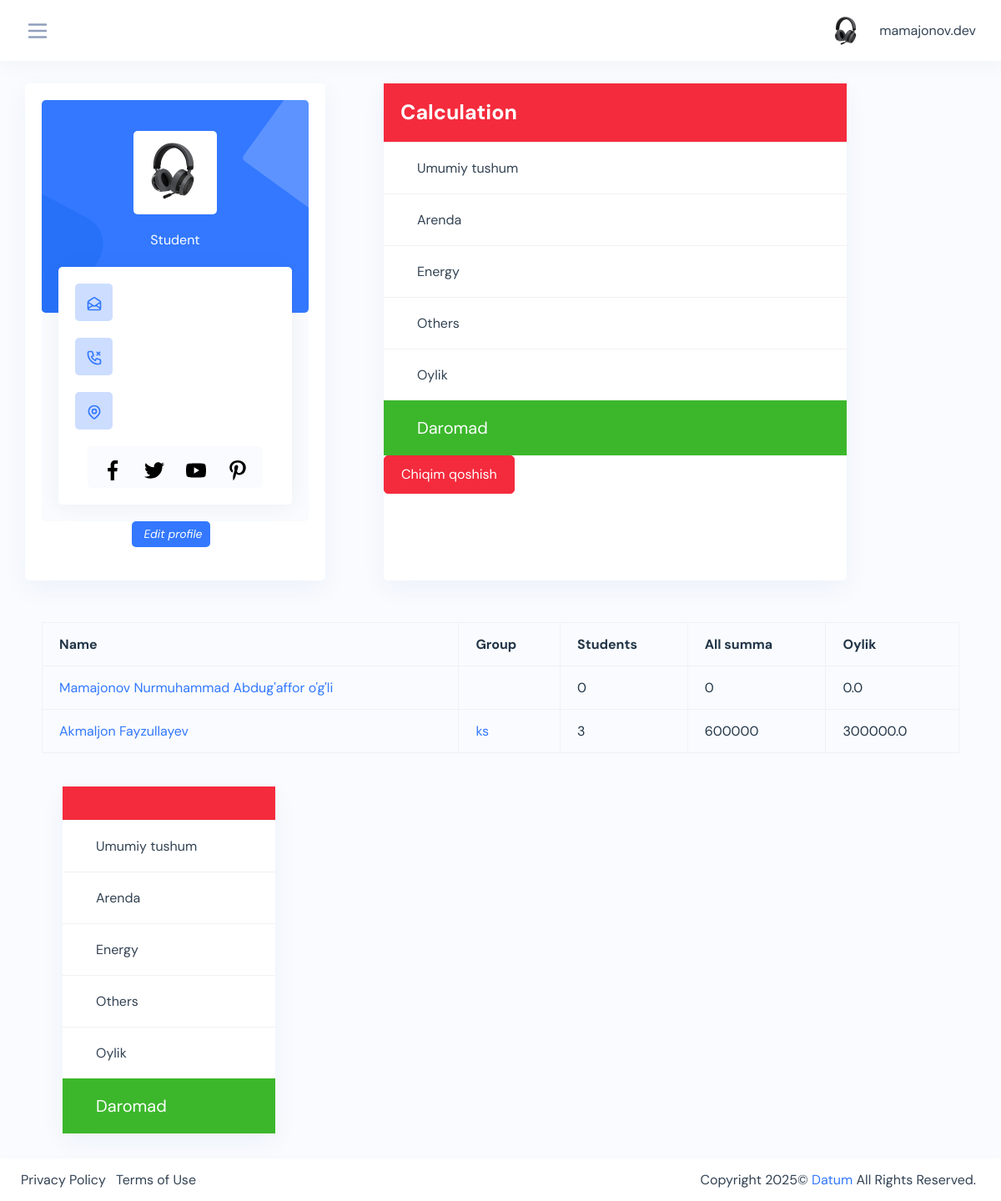
Screenshot of /admin-profile/ (signed in) with the database file from the repository.
### teachers/models.py (models this page shows, shortened)
class Teacher(models.Model):
    user = models.OneToOneField(User, on_delete=models.CASCADE, blank=True, null=True)
    name = models.CharField(max_length=200, blank=True, null=True)
    profession = models.CharField(max_length=200, blank=True, null=True)
    image = models.ImageField(upload_to='teachers/', blank=True, null=True)
    phone = models.CharField(max_length=200, blank=True, null=True)
    address = models.CharField(max_length=200, blank=True, null=True)
    id = models.UUIDField(default=uuid.uuid4, editable=False, primary_key=True, unique=True)
    created = models.DateTimeField(auto_now_add=True)
    def oylik(self):
        groups = self.group_set.all()
        all_students = 0
        summa = 0
        for group in groups:
            all_students += group.all_students()
            for student in group.student_set.filter(finish=False):
                summa += group.amount * 1
        summa = summa / 2
        return summa
    def all_summa(self):
        groups = self.group_set.all()
        all_students = 0
        summa = 0
        for group in groups:
            all_students += group.all_students()
            for student in group.student_set.filter(finish=False):
                summa += group.amount * 1
        return summa
    def teacher_students(self):
        groups = self.group_set.all()
        all_students = 0
        summa = 0
        for group in groups:
            all_students += group.all_students()
            for student in group.student_set.filter(finish=False):
                summa += group.amount * 1
        return  all_students

### courses/models.py (models this page shows, shortened)
class Group(models.Model):
    CHOISES = (
        ('8:00 - 10:00', '8:00 - 10:00'),
        ('10:00 - 12:00', '10:00 - 12:00'),
        ('12:00 - 14:00', '12:00 - 14:00'),
        ('14:00 - 16:00', '14:00 - 16:00'),
        ('16:00 - 18:00', '16:00 - 18:00'),
    )
    name = models.CharField(max_length=200, blank=True, null=True, unique=True)
    course = models.ForeignKey(Course, on_delete=models.CASCADE, blank=True, null=True)
    room = models.ForeignKey(Room, on_delete=models.CASCADE, blank=True, null=True)
    teacher = models.ForeignKey(Teacher, on_delete=models.CASCADE, blank=True, null=True)
    amount = models.IntegerField(default=200000, blank=True, null=True)
    complete = models.BooleanField(default=False, blank=True, null=True)
    continuity = models.IntegerField(default=1, blank=True, null=True)
    start = models.DateField(auto_created=True, blank=True, null=True)
    finish = models.DateField(auto_created=True, blank=True, null=True)
    room_time = models.CharField(choices=CHOISES, max_length=100,  blank=True, null=True)
    id = models.UUIDField(default=uuid.uuid4, editable=False, primary_key=True, unique=True)
    created = models.DateTimeField(auto_now_add=True)
    updated = models.DateTimeField(auto_now=True)
    def all_students(self):
        sutdents = len(self.student_set.all())
        return sutdents

### students/models.py (models this page shows, shortened)
class Student(models.Model):
    CHOISES = (
        ('8:00 - 10:00', '8:00 - 10:00'),
        ('10:00 - 12:00', '10:00 - 12:00'),
        ('12:00 - 14:00', '12:00 - 14:00'),
        ('14:00 - 16:00', '14:00 - 16:00'),
        ('16:00 - 18:00', '16:00 - 18:00'),
    )
    name = models.CharField(max_length=200, blank=True, null=True, verbose_name='Ismi familiya *')
    course = models.ForeignKey(Course, on_delete=models.SET_NULL, blank=True, null=True, verbose_name='Kurs *')
    group = models.ForeignKey(Group, on_delete=models.SET_NULL, blank=True, null=True)
    student_time = models.CharField(max_length=200, choices=CHOISES, blank=True, null=True, verbose_name='Vaqt *')
    passport = models.ImageField(upload_to='passports/', blank=True, null=True, verbose_name='Passpost/metrka')
    address = models.CharField(max_length=200, blank=True, null=True)
    phone = models.IntegerField(default=998, blank=True, null=True, verbose_name='Telefon *')
    birthday = models.DateField(blank=True, null=True, verbose_name='Birthday: 0000-00-00')
    finish = models.BooleanField(default=False, blank=True, null=True)
    id = models.BigAutoField(auto_created=True, primary_key=True, serialize=False, verbose_name='ID')
    created = models.DateTimeField(auto_now_add=True)

### main/views.py (the view)
# urls.py: path('admin-profile/', admin_dashboard, name='admin_profile'),
@login_required(login_url='login')
def admin_dashboard(request):
    if request.user.username == 'mamajonov.dev':
        courses = Course.objects.all()
        groups = Group.objects.all()
        teachers = Teacher.objects.all()
        expenses = Expenses.objects.all()
        new_students = Student.objects.filter(group=None)
        all_students = Student.objects.all()
        expenses_now = None
        now = date.today().month
        for date_e in expenses:
            a = int(str(date_e.month).split('-')[1])
            if a == now:
                expenses_now = date_e
        print(expenses_now, '------------------')
        umumiy_summa = 0
        context = {
            "expenses_now": umumiy_summa,
            'teachers': teachers,
            'all_students': len(all_students)
        }
        return render(request, 'admin-profile.html', context)
    else:
        return redirect('dashboard')

### templates/admin-profile.html (shortened to what this page needs)
{% extends 'base.html' %}
{% load static %}
{% block content %}
<div class="content-page">
    <div class="container-fluid">
        <div class="row">
            <div class="col-lg-4">
                <div class="card card-block p-card">
                    <div class="profile-box">
                        <div class="profile-card rounded">
                            <img src="{% static 'assets/images/user/1.jpg' %}" alt="profile-bg"
                                 class="avatar-100 rounded d-block mx-auto img-fluid mb-3">
                            <p class="text-white text-center mb-5">Student</p>
                        </div>
                        <div class="pro-content rounded">
                            <div class="d-flex align-items-center mb-3">
                                <div class="p-icon mr-3">
                                </div>
                            </div>
                            <div class="d-flex align-items-center mb-3">
                                <div class="p-icon mr-3">
                                </div>
                            </div>
                            <div class="d-flex align-items-center mb-3">
                                <div class="p-icon mr-3">
                                </div>
                            </div>
                            <div class="d-flex justify-content-center">
                                <div class="social-ic d-inline-flex rounded">
                                    <a href="#">
                                    </a>
                                    <a href="#">
                                    </a>
                                    <a href="#">
                                    </a>
                                    <a href="#">
                                    </a>
                                </div>
                            </div>
                        </div>
                    </div>
                    <div class="text-center table-add float-right mb-3 mr-2">
                        <a href="" class="btn btn-sm bg-primary">
                            <i class="ri-add-fill"><span class="pl-1">Edit profile</span></i>
                        </a>
                    </div>
                </div>
            </div>
            {% if user.username == 'mamajonov.dev' %}
            <div class="col-lg-6 col-md-8 ml-5  ">
                <div class="card card-block card-stretch card-height">
                    <div class="card-header card-header-border d-flex justify-content-between bg-danger">
                        <div class="header-title ">
                            <h4 class="card-title bg-danger">Calculation</h4>
                        </div>
                    </div>
                    <div class="card-body-list">
                        <ul class="list-style-3 mb-0">
                            <li class="p-3 list-item d-flex justify-content-start align-items-center">
                                <div class="list-style-detail ml-3 mr-2">
                                    <p class="mb-0">Umumiy tushum</p>
                                </div>
                            </li>
                            <li class="p-3 list-item d-flex justify-content-start align-items-center">
                                <div class="list-style-detail ml-3 mr-2">
                                    <p class="mb-0">Arenda</p>
                                </div>
                            </li>
                            <li class="p-3 list-item d-flex justify-content-start align-items-center">
                                <div class="list-style-detail ml-3 mr-2">
                                    <p class="mb-0">Energy</p>
                                </div>
                            </li>
                            <li class="p-3 list-item d-flex justify-content-start align-items-center">
                                <div class="list-style-detail ml-3 mr-2">
                                    <p class="mb-0">Others</p>
                                </div>
                            </li>
                            <li class="p-3 list-item d-flex justify-content-start align-items-center">
                                <div class="list-style-detail ml-3 mr-2">
                                    <p class="mb-0">Oylik</p>
                                </div>
                            </li>
                        </ul>
                        <ul class="list-style-3 mb-0 bg-success">
                            <li class="p-3 list-item d-flex justify-content-start align-items-center">
                                <div class="list-style-detail ml-3 mr-2">
                                    <p class="mb-0" style="font-size: 20px">Daromad</p>
                                </div>
                            </li>
                        </ul>
                        <a class="btn btn-danger" href="{% url 'add_expenses' %}">Chiqim qoshish</a>
                    </div>
                </div>
            </div>
            {% endif %}
        </div>
        <div class="card-body">
            <div class="table-responsive">
                <table id="datatable-1" class="table data-table table-striped table-bordered">
                    <thead>
                    <tr>
                        <th>Name</th>
                        <th>Group</th>
                        <th>Students</th>
                        <th>All summa</th>
                        <th>Oylik</th>
                    </tr>
                    </thead>
                    <tbody>
                    {% for teacher in teachers %}
                    <tr>
                        <td><a href="{% url 'teacher_profile' pk=teacher.id %}">{{teacher.name}}</a></td>
                        <td>
                            {% for group in teacher.group_set.all %}
                            <a href="{% url 'group-detail' pk=group.id %}">{{group.name}}</a><br>
                            {% endfor %}
                        </td>
                        <td>{{teacher.teacher_students}}</td>
                        <td>{{teacher.all_summa}}</td>
                        <td>{{teacher.oylik}}</td>
                    </tr>
                    {% endfor %}
                    </tbody>
                </table>
            </div>
        </div>
        {% if user.username == 'mamajonov.dev' %}
        <div class="col-lg-3 col-md-5 ml-4  ">
            <div class="card card-block card-stretch card-height">
                <div class="card-header card-header-border d-flex justify-content-between bg-danger">
                </div>
                <div class="card-body-list">
                    <ul class="list-style-3 mb-0">
                        <li class="p-3 list-item d-flex justify-content-start align-items-center">
                            <div class="list-style-detail ml-3 mr-2">
                                <p class="mb-0">Umumiy tushum</p>
                            </div>
                        </li>
                        <li class="p-3 list-item d-flex justify-content-start align-items-center">
                            <div class="list-style-detail ml-3 mr-2">
                                <p class="mb-0">Arenda</p>
                            </div>
                        </li>
                        <li class="p-3 list-item d-flex justify-content-start align-items-center">
                            <div class="list-style-detail ml-3 mr-2">
                                <p class="mb-0">Energy</p>
                            </div>
                        </li>
                        <li class="p-3 list-item d-flex justify-content-start align-items-center">
                            <div class="list-style-detail ml-3 mr-2">
                                <p class="mb-0">Others</p>
                            </div>
                        </li>
                        <li class="p-3 list-item d-flex justify-content-start align-items-center">
                            <div class="list-style-detail ml-3 mr-2">
                                <p class="mb-0">Oylik</p>
                            </div>
                        </li>
                    </ul>
                    <ul class="list-style-3 mb-0 bg-success">
                        <li class="p-3 list-item d-flex justify-content-start align-items-center">
                            <div class="list-style-detail ml-3 mr-2">
                                <p class="mb-0" style="font-size: 20px">Daromad</p>
                            </div>
                        </li>
                    </ul>
                </div>
            </div>
        </div>
        {% endif %}
    </div>
</div>
{% endblock content %}

### templates/nav.html (shortened to what this page needs)
{% load static %}
<div class="iq-top-navbar">
    <div class="iq-navbar-custom">
        <nav class="navbar navbar-expand-lg navbar-light p-0">
            <div class="side-menu-bt-sidebar">
                <svg xmlns="http://www.w3.org/2000/svg" class="text-secondary wrapper-menu" width="30"
                     fill="none" viewBox="0 0 24 24" stroke="currentColor">
                    <path stroke-linecap="round" stroke-linejoin="round" stroke-width="2"
                          d="M4 6h16M4 12h16M4 18h16"/>
                </svg>
            </div>
            <div class="d-flex align-items-center">
                <div class="collapse navbar-collapse" id="navbarSupportedContent">
                    <ul class="navbar-nav ml-auto navbar-list align-items-center">
                        <li class="nav-item nav-icon dropdown">
                            <a href="#" class="nav-item nav-icon dropdown-toggle pr-0 search-toggle"
                               id="dropdownMenuButton" data-toggle="dropdown" aria-haspopup="true"
                               aria-expanded="false">
                                <img src="{% static 'assets/images/user/1.jpg' %}" class="img-fluid avatar-rounded"
                                     alt="user">
                                <span class="mb-0 ml-2 user-name">{{ user.username }}</span>
                            </a>
                        </li>
                    </ul>
                </div>
            </div>
        </nav>
    </div>
</div>

### rows the page displays
Teacher: name "Mamajonov Nurmuhammad Abdug'affor o'g'li", teacher_students "0", all_summa "0", oylik "0.0"
Teacher: name "Akmaljon Fayzullayev", teacher_students "3", all_summa "600000", oylik "300000.0"
Group: name "ks"

### other values shown
{{ user.username }} "mamajonov.dev"
